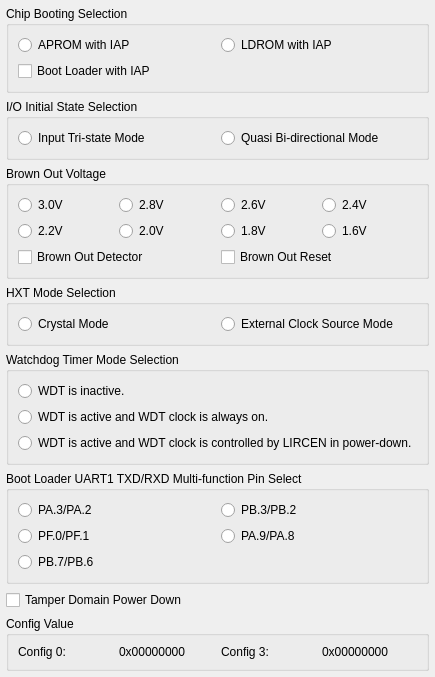
<?xml version="1.0" encoding="UTF-8"?>
<ui version="4.0">
 <class>Dialog</class>
 <widget class="QDialog" name="Dialog">
  <property name="geometry">
   <rect>
    <x>0</x>
    <y>0</y>
    <width>419</width>
    <height>456</height>
   </rect>
  </property>
  <layout class="QGridLayout" name="outer_layout">
   <property name="leftMargin">
    <number>6</number>
   </property>
   <property name="topMargin">
    <number>6</number>
   </property>
   <property name="rightMargin">
    <number>6</number>
   </property>
   <property name="bottomMargin">
    <number>6</number>
   </property>
   <property name="spacing">
    <number>6</number>
   </property>
   <item row="0" column="1" colspan="2">
    <widget class="QGroupBox" name="IDC_GROUP_BOOT_SELECT">
     <property name="title">
      <string>Chip Booting Selection</string>
     </property>
     <layout class="QGridLayout" name="layout_IDC_GROUP_BOOT_SELECT">
      <item row="0" column="0">
       <widget class="QRadioButton" name="IDC_RADIO_BS_APROM_LDROM">
        <property name="text">
         <string>APROM with IAP</string>
        </property>
       </widget>
      </item>
      <item row="0" column="1">
       <widget class="QRadioButton" name="IDC_RADIO_BS_LDROM_APROM">
        <property name="text">
         <string>LDROM with IAP</string>
        </property>
       </widget>
      </item>
      <item row="1" column="0">
       <widget class="QCheckBox" name="IDC_CHECK_BS_MKROM">
        <property name="text">
         <string>Boot Loader with IAP</string>
        </property>
       </widget>
      </item>
     </layout>
    </widget>
   </item>
   <item row="1" column="1" colspan="2">
    <widget class="QGroupBox" name="IDC_GROUP_IO_STATE">
     <property name="title">
      <string>I/O Initial State Selection</string>
     </property>
     <layout class="QHBoxLayout" name="layout_IDC_GROUP_IO_STATE">
      <item>
       <widget class="QRadioButton" name="IDC_RADIO_IO_TRI">
        <property name="text">
         <string>Input Tri-state Mode</string>
        </property>
       </widget>
      </item>
      <item>
       <widget class="QRadioButton" name="IDC_RADIO_IO_BI">
        <property name="text">
         <string>Quasi Bi-directional Mode</string>
        </property>
       </widget>
      </item>
     </layout>
    </widget>
   </item>
   <item row="2" column="1" colspan="2">
    <widget class="QGroupBox" name="IDC_GROUP_BROWN_OUT_VOLTAGE">
     <property name="title">
      <string>Brown Out Voltage</string>
     </property>
     <layout class="QGridLayout" name="gridLayout">
      <item row="0" column="0">
       <widget class="QRadioButton" name="IDC_RADIO_BOV_7">
        <property name="text">
         <string>3.0V</string>
        </property>
       </widget>
      </item>
      <item row="0" column="1">
       <widget class="QRadioButton" name="IDC_RADIO_BOV_6">
        <property name="text">
         <string>2.8V</string>
        </property>
       </widget>
      </item>
      <item row="0" column="2">
       <widget class="QRadioButton" name="IDC_RADIO_BOV_5">
        <property name="text">
         <string>2.6V</string>
        </property>
       </widget>
      </item>
      <item row="0" column="3">
       <widget class="QRadioButton" name="IDC_RADIO_BOV_4">
        <property name="text">
         <string>2.4V</string>
        </property>
       </widget>
      </item>
      <item row="1" column="0">
       <widget class="QRadioButton" name="IDC_RADIO_BOV_3">
        <property name="text">
         <string>2.2V</string>
        </property>
       </widget>
      </item>
      <item row="1" column="1">
       <widget class="QRadioButton" name="IDC_RADIO_BOV_2">
        <property name="text">
         <string>2.0V</string>
        </property>
       </widget>
      </item>
      <item row="1" column="2">
       <widget class="QRadioButton" name="IDC_RADIO_BOV_1">
        <property name="text">
         <string>1.8V</string>
        </property>
       </widget>
      </item>
      <item row="1" column="3">
       <widget class="QRadioButton" name="IDC_RADIO_BOV_0">
        <property name="text">
         <string>1.6V</string>
        </property>
       </widget>
      </item>
      <item row="2" column="0" colspan="2">
       <widget class="QCheckBox" name="IDC_CHECK_BROWN_OUT_DETECT">
        <property name="text">
         <string>Brown Out Detector</string>
        </property>
       </widget>
      </item>
      <item row="2" column="2" colspan="2">
       <widget class="QCheckBox" name="IDC_CHECK_BROWN_OUT_RESET">
        <property name="text">
         <string>Brown Out Reset</string>
        </property>
       </widget>
      </item>
     </layout>
    </widget>
   </item>
   <item row="3" column="1" colspan="2">
    <widget class="QGroupBox" name="IDC_GROUP_GPF">
     <property name="title">
      <string>HXT Mode Selection</string>
     </property>
     <layout class="QHBoxLayout" name="layout_IDC_GROUP_GPF">
      <item>
       <widget class="QRadioButton" name="IDC_RADIO_GPF_CRYSTAL">
        <property name="text">
         <string>Crystal Mode</string>
        </property>
       </widget>
      </item>
      <item>
       <widget class="QRadioButton" name="IDC_RADIO_GPF_GPIO">
        <property name="text">
         <string>External Clock Source Mode</string>
        </property>
       </widget>
      </item>
     </layout>
    </widget>
   </item>
   <item row="4" column="1" colspan="2">
    <widget class="QGroupBox" name="IDC_GROUP_WDT">
     <property name="title">
      <string>Watchdog Timer Mode Selection</string>
     </property>
     <layout class="QVBoxLayout" name="layout_IDC_GROUP_WDT">
      <item>
       <widget class="QRadioButton" name="IDC_RADIO_WDT_DISABLE">
        <property name="text">
         <string>WDT is inactive.</string>
        </property>
       </widget>
      </item>
      <item>
       <widget class="QRadioButton" name="IDC_RADIO_WDT_ENABLE_KEEP">
        <property name="text">
         <string>WDT is active and WDT clock is always on.</string>
        </property>
       </widget>
      </item>
      <item>
       <widget class="QRadioButton" name="IDC_RADIO_WDT_ENABLE_STOP">
        <property name="text">
         <string>WDT is active and WDT clock is controlled by LIRCEN in power-down.</string>
        </property>
       </widget>
      </item>
     </layout>
    </widget>
   </item>
   <item row="5" column="1" colspan="2">
    <widget class="QGroupBox" name="IDC_GROUP_UART1_SELECT">
     <property name="title">
      <string>Boot Loader UART1 TXD/RXD Multi-function Pin Select</string>
     </property>
     <layout class="QGridLayout" name="layout_IDC_GROUP_UART1_SELECT">
      <item row="0" column="0">
       <widget class="QRadioButton" name="IDC_RADIO_UART1_SEL4">
        <property name="text">
         <string>PA.3/PA.2</string>
        </property>
       </widget>
      </item>
      <item row="0" column="1">
       <widget class="QRadioButton" name="IDC_RADIO_UART1_SEL3">
        <property name="text">
         <string>PB.3/PB.2</string>
        </property>
       </widget>
      </item>
      <item row="1" column="0">
       <widget class="QRadioButton" name="IDC_RADIO_UART1_SEL2">
        <property name="text">
         <string>PF.0/PF.1</string>
        </property>
       </widget>
      </item>
      <item row="1" column="1">
       <widget class="QRadioButton" name="IDC_RADIO_UART1_SEL1">
        <property name="text">
         <string>PA.9/PA.8</string>
        </property>
       </widget>
      </item>
      <item row="2" column="0">
       <widget class="QRadioButton" name="IDC_RADIO_UART1_SEL0">
        <property name="text">
         <string>PB.7/PB.6</string>
        </property>
       </widget>
      </item>
     </layout>
    </widget>
   </item>
   <item row="7" column="1" colspan="2">
    <widget class="QGroupBox" name="IDC_GROUP_CONFIG">
     <property name="title">
      <string>Config Value</string>
     </property>
     <layout class="QHBoxLayout" name="layout_IDC_GROUP_CONFIG">
      <item>
       <widget class="QLabel" name="IDC_STATIC_CONFIG_0">
        <property name="text">
         <string>Config 0:</string>
        </property>
       </widget>
      </item>
      <item>
       <widget class="QLabel" name="IDC_STATIC_CONFIG_VALUE_0">
        <property name="text">
         <string>0x00000000</string>
        </property>
       </widget>
      </item>
      <item>
       <widget class="QLabel" name="IDC_STATIC_CONFIG_3">
        <property name="text">
         <string>Config 3:</string>
        </property>
       </widget>
      </item>
      <item>
       <widget class="QLabel" name="IDC_STATIC_CONFIG_VALUE_3">
        <property name="text">
         <string>0x00000000</string>
        </property>
       </widget>
      </item>
     </layout>
    </widget>
   </item>
   <item row="6" column="1">
    <widget class="QCheckBox" name="IDC_CHECK_TAMPER_POWER_DOWN">
     <property name="text">
      <string>Tamper Domain Power Down</string>
     </property>
    </widget>
   </item>
  </layout>
 </widget>
 <resources/>
 <connections/>
</ui>
